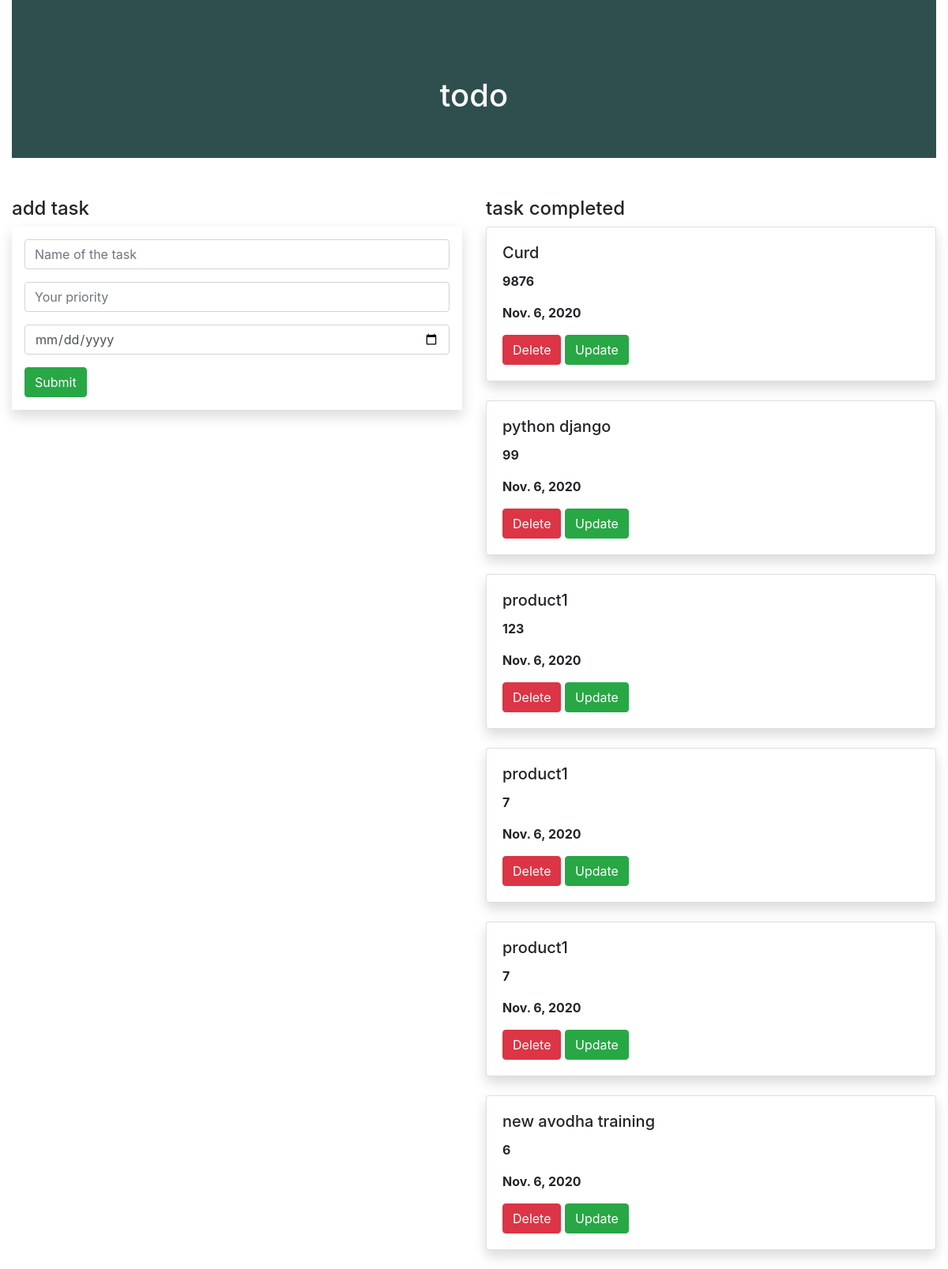
The page / on the database its author committed.
### todo_app/models.py (models this page shows, shortened)
class Task(models.Model):
    name=models.CharField(max_length=100)
    priority=models.IntegerField()
    date=models.DateField(default=datetime.date.today)

### todo_app/views.py (the view)
# urls.py: path('',views.task_view,name='task_view'),
def task_view(request):
    obj1=Task.objects.all()
    if request.method == 'POST':
        name = request.POST.get('name')
        priority = request.POST.get('priority')
        date=request.POST.get('date')
        obj = Task(name=name, priority=priority,date=date)
        obj.save()
    return render(request,'task_view.html',{'obj1':obj1})

### templates/task_view.html (shortened to what this page needs)
{% extends 'base.html'%}
{% block content %}
<div class="container-fluid">
    <div class="row">
        <div class="col-md-12">
            <div class="banner">
                <div class="banner-text">
                    <h1>todo</h1>
                </div>
            </div>
        </div>
    </div>
<div class="row">
    <div class="col-md-6">
        <h4>add task</h4>
        <form method="post" class="p-3 shadow">
     <div class="form-group">
    <input type="text" name="name"  class="form-control" placeholder="Name of the task">
     </div>
     <div class="form-group">
    <input type="text" name="priority" class="form-control" placeholder="Your priority">
     </div>
            <div class="form-group">
    <input type="date" name="date" class="form-control" placeholder="Your date">
     </div>
    <input type="submit" class="btn btn-success">
</form>
    </div>
    <div class="col-md-6">
        <h4>task completed</h4>
        {% for i in obj1 %}
        <div class="shadow card">
        <div class="card-body">
            <h5 class="card-title">{{i.name}} </h5>
            <p><b> {{i.priority}}</b></p>
            <p><b>{{i.date}}</b></p>
            <a class="btn btn-danger" href="{% url 'delete' i.id %}" >Delete</a>
            <a class="btn btn-success" href="{% url 'update' i.id %}" >Update</a>
        </div>
        </div>
        <br>
        {% endfor %}
    </div>
</div>
</div>
{% endblock %}

### templates/base.html (shortened to what this page needs)
{% load static %}
<!DOCTYPE html>
<html lang="en">
<head>
    <link rel="stylesheet" href="https://cdn.jsdelivr.net/npm/bootstrap@4.5.3/dist/css/bootstrap.min.css">
    <link rel="stylesheet" href="{% static 'style.css' %}">
</head>
<body>
{% block content %}
{% endblock %}
</body>
</html>

### static/style.css (style rules this page uses)
.banner { background-color:darkslategrey; width:100%; height:200px; margin-bottom:50px; }
.banner-text { top:50%; left:50%; position:absolute; transform:translate(-50%,-50%); color:white; }

### rows shown on the page
Task: name "Curd", priority "9876", date "Nov. 6, 2020"
Task: name "python django", priority "99", date "Nov. 6, 2020"
Task: name "product1", priority "123", date "Nov. 6, 2020"
Task: name "product1", priority "7", date "Nov. 6, 2020"
Task: name "product1", priority "7", date "Nov. 6, 2020"
Task: name "new avodha training", priority "6", date "Nov. 6, 2020"
